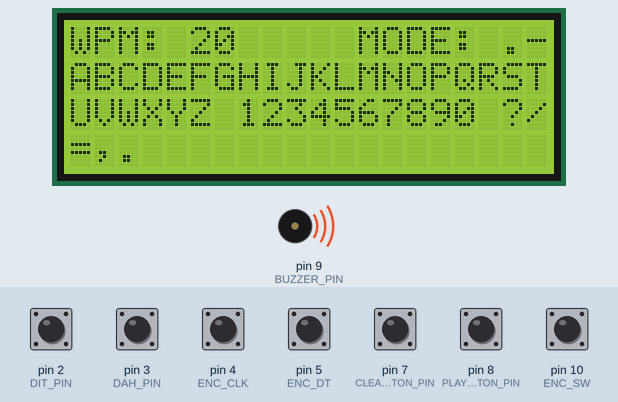
The sketch below on a simulated Arduino Uno, built with avr-gcc and run on an emulated ATmega328P. Shown: 20×4 character LCD, buzzer (waves = sounding, pin HIGH). Inputs (shaded band) come from the test bench; at power-on: pin 2 (DIT_PIN), pin 3 (DAH_PIN), pin 4 (ENC_CLK), pin 5 (ENC_DT), pin 7 (CLEAR_BUTTON_PIN), pin 8 (PLAY_BUTTON_PIN), pin 10 (ENC_SW) HIGH.

Above: at 3.7 s.
3.8 s: pin 2 (DIT_PIN) pulled LOW for 0.15 s
At 4.9 s:
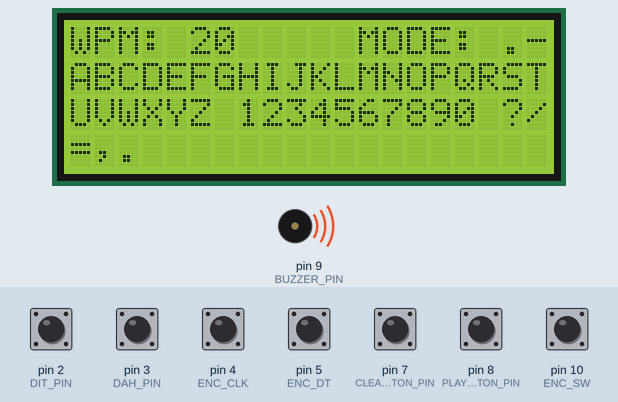
6.7 s: pin 3 (DAH_PIN) pulled LOW for 0.15 s
At 9.3 s:
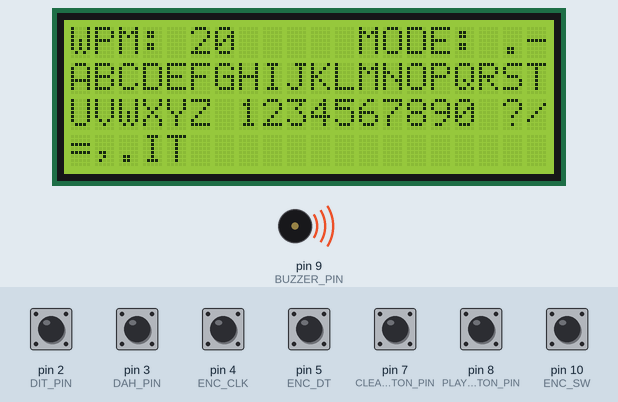
9.6 s: pin 2 (DIT_PIN) pulled LOW for 1 s
At 11.6 s:
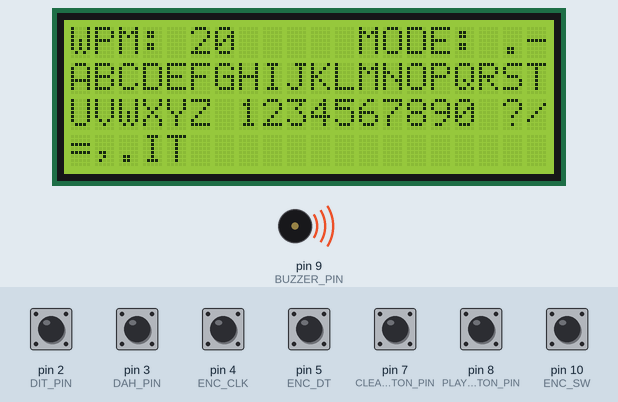
12.1 s: pin 3 (DAH_PIN) pulled LOW for 0.15 s
At 14.7 s:
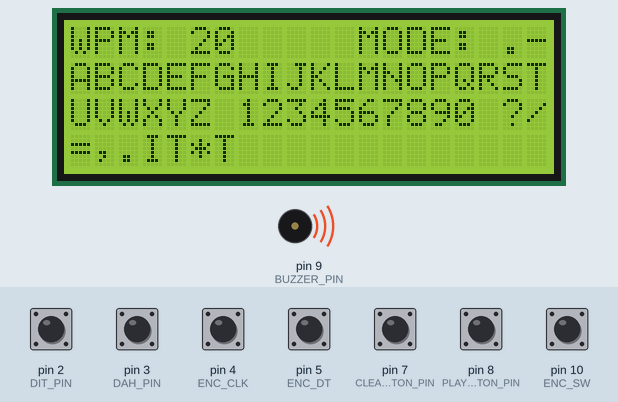
15.0 s: pin 2 (DIT_PIN) pulled LOW for 0.15 s
At 16.1 s:
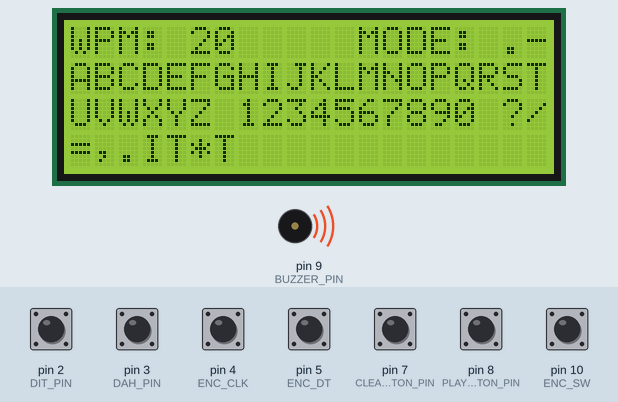
17.9 s: pin 3 (DAH_PIN) pulled LOW for 1 s
At 20.4 s:
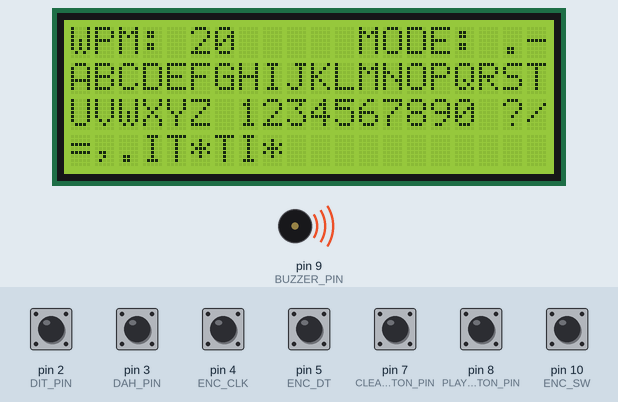
Timing chart, 0 to 21.4 s (numbered marks = the images above; inputs shaded):
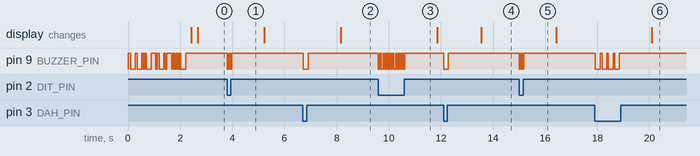

The sketch:

CW_keyer.ino
```cpp
/*
Tempo „PARIS"
Při vysílání Morseovy abecedy v akustické podobě se používají následující pravidla:

základní časovou jednotkou je délka tečky
čárka má stejnou dobu trvání jako tři tečky
zvuková pauza uvnitř značky má stejnou dobu trvání jako jedna tečka
zvuková pauza mezi značkami má stejnou dobu trvání jako jedna čárka
zvuková pauza mezi slovy má stejnou dobu trvání jako sedm teček

Tyto poměry umožňují sluchem zcela spolehlivě rozlišit tečku od čárky i druh akustické pauzy.
Za další, poměr celkové doby trvání vysílání tečky nebo čárky včetně pauzy uvnitř značky je 2:1,
což usnadňuje udržet konstantní rychlost vysílání.

Pro určení rychlosti vysílání se bere jako reference pětipísmenné slovo „PARIS" (celkem 10 teček, 4 čárky, 4 mezery).
Celková doba jeho odvysílání včetně mezery za slovem je tedy 50 základních jednotek (délek teček).
Pokud tedy například hovoříme o tempu vysílání 12 slov za minutu (WPM, words per minute),
odpovídá to právě rychlosti průměrně jednoho písmene (znaku) za sekundu (12*5 = 60 znaků za minutu),
délka tečky je 60/(12*50) = 0,1 sekundy.

*/

#include <LiquidCrystal_I2C.h>
#include <EEPROM.h>

// -------------------------
// Konfigurace
// -------------------------

#define BUZZER_ACTIVE_LOW true  // nastav na false, pokud je buzzer aktivní na HIGH

#define DIT_PIN 2  // pin podporuje "interrupt"
#define DAH_PIN 3  // pin podporuje "interrupt"

#define ENC_CLK 4  // pin podporuje PCINT2 (pin change interrupt 2)
#define ENC_DT 5   // pin podporuje PCINT2 (pin change interrupt 2)
//#define ENC_SW 6   // pin nefunguje, nahrazen pinem 10 !

#define CLEAR_BUTTON_PIN 7
#define PLAY_BUTTON_PIN 8

#define BUZZER_PIN 9

#define ENC_SW 10  // náhrada za pin 6 !

// LCD I2C adresa a velikost
LiquidCrystal_I2C lcd(0x27, 20, 4);
// SDA (data): pin A4
// SCL (clock): pin A5

// EEPROM
const int EEPROM_WPM_ADDR = 0;
const int EEPROM_DIR_ADDR = 1;

// -------------------------
// Morseova tabulka
// -------------------------

// Struktura pro jednu položku morseovky
struct MorseCode {
  char character;
  const char* morse;
};

// Pole s definicemi morseovky
const MorseCode morseTable[] = {
  { 'A', ".-" }, { 'B', "-..." }, { 'C', "-.-." }, { 'D', "-.." },
  { 'E', "." }, { 'F', "..-." }, { 'G', "--." }, { 'H', "...." },
  { 'I', ".." }, { 'J', ".---" }, { 'K', "-.-" }, { 'L', ".-.." },
  { 'M', "--" }, { 'N', "-." }, { 'O', "---" }, { 'P', ".--." },
  { 'Q', "--.-" }, { 'R', ".-." }, { 'S', "..." }, { 'T', "-" },
  { 'U', "..-" }, { 'V', "...-" }, { 'W', ".--" }, { 'X', "-..-" },
  { 'Y', "-.--" }, { 'Z', "--.." }, { '0', "-----" }, { '1', ".----" },
  { '2', "..---" }, { '3', "...--" }, { '4', "....-" }, { '5', "....." },
  { '6', "-...." }, { '7', "--..." }, { '8', "---.." }, { '9', "----." },
  { '?', "..--.." }, { '/', "-..-." }, { '=', "-...-" }, { ',', "--..--" },
  { '.', ".-.-.-" }, { '*', "*" }, { ' ', " " }
};

const int morseTableSize = sizeof(morseTable) / sizeof(morseTable[0]);

// -------------------------
// Globální proměnné
// -------------------------

int wpm = 20;
int lastSavedWPM = 20;
const int minWPM = 5;
const int maxWPM = 60;
unsigned long ditLength = 60;

bool paddleReversed = false;
String currentMorse = "";
unsigned long lastKeyTime = 0;
bool elementPause = false;
unsigned long elementPauseStart = 0;
bool endDecode = true;


volatile bool pinClkState;
volatile bool pinDtState;
bool buttonPressed = false;
unsigned long buttonDownTime = 0;


bool tonePlaying = false;
unsigned long toneDuration = 0;
unsigned long lastToneTime = 0;

unsigned long lastDisplayUpdate = 0;
int lastDisplayedWPM = 0;
bool lastDisplayedPaddleState = false;

String receivedText = "";
String lastReceivedText = "";
String trainigText = "ABCDEFGHIJKLMNOPQRSTUVWXYZ 1234567890 ?/=,.";

// proměnné pro kontrolu přehrávání
volatile bool stopPlayback = false;
bool isPlaying = false;

// proměnné pro non-blocking přehrávání
String playbackText = "";
int playbackIndex = 0;
String currentPlaybackMorse = "";
int currentPlaybackMorseIndex = 0;
unsigned long playbackTimer = 0;
int playedCharCount = 0;  // Nová proměnná pro počítání znaků
enum PlaybackState { IDLE,
                     PLAYING_ELEMENT,
                     ELEMENT_GAP,
                     CHAR_GAP,
                     WORD_GAP,
                     LONG_GAP };
PlaybackState playbackState = IDLE;

// --- Časovače pro kontrolu tlačítek ---
unsigned long lastButtonCheckTime = 0;
unsigned long endDecodeTime = 0;  // Časovač pro endDecode delay

// ISR flagy
volatile bool ditHeld = false;
volatile bool dahHeld = false;


// -------------------------
// Funkce
// -------------------------

// ISR pro paddle

void onDitPressed() {
  ditHeld = true;
}

void onDahPressed() {
  dahHeld = true;
}

// Nová funkce pro nastavení interruptů podle aktuálního paddle mode
void setupPaddleInterrupts() {
  // Nejprve odpojíme všechny interrupty
  detachInterrupt(digitalPinToInterrupt(DIT_PIN));
  detachInterrupt(digitalPinToInterrupt(DAH_PIN));

  // Pak je připojíme podle aktuálního stavu paddleReversed
  if (paddleReversed) {
    attachInterrupt(digitalPinToInterrupt(DIT_PIN), onDahPressed, FALLING);
    attachInterrupt(digitalPinToInterrupt(DAH_PIN), onDitPressed, FALLING);
  } else {
    attachInterrupt(digitalPinToInterrupt(DIT_PIN), onDitPressed, FALLING);
    attachInterrupt(digitalPinToInterrupt(DAH_PIN), onDahPressed, FALLING);
  }
}

// ----------------------------------------------------------

void buzzerOn() {
  digitalWrite(BUZZER_PIN, BUZZER_ACTIVE_LOW ? LOW : HIGH);
}

void buzzerOff() {
  digitalWrite(BUZZER_PIN, BUZZER_ACTIVE_LOW ? HIGH : LOW);
}

void updateDitLength() {
  ditLength = 1200 / wpm;
}

// ------------------------------------------------------------

String charToMorse(char c) {
  c = toupper(c);

  for (int i = 0; i < morseTableSize; i++) {
    if (morseTable[i].character == c) {
      return morseTable[i].morse;
    }
  }
  return "";  // neznámý znak
}


char decodeMorse(String morse) {
  for (int i = 0; i < morseTableSize; i++) {
    if (morse == morseTable[i].morse) {
      return morseTable[i].character;
    }
  }
  return '*';  // neznámý znak
}

// ------------------------------------------------------------

void updateEncoderDisplay() {
  // 1. řádek: WPM a MODE pevně zarovnané
  lcd.setCursor(0, 0);  // sloupec 0, řádek 0
  lcd.print("WPM: ");
  lcd.print(wpm);
  lcd.print("        ");  // pro smazání zbytku

  lcd.setCursor(12, 0);  // pevná pozice MODE
  lcd.print("MODE: ");
  lcd.print(paddleReversed ? "-." : ".-");
}

// ------------------------------------------------------------

void togglePaddleDirection() {
  paddleReversed = !paddleReversed;
  EEPROM.write(EEPROM_DIR_ADDR, paddleReversed ? 1 : 0);

  // DŮLEŽITÉ: Přenastavit interrupty po změně paddle mode
  setupPaddleInterrupts();

  // Vyčistit současný morse kód, aby se předešlo nekonzistenci
  currentMorse = "";

  // přehraje .- nebo -.
  buzzerOn();
  delay(paddleReversed ? ditLength * 3 : ditLength);
  buzzerOff();
  delay(ditLength);
  buzzerOn();
  delay(paddleReversed ? ditLength : ditLength * 3);
  buzzerOff();
}

// ------------------------------------------------------------

void handleEncoderButton() {
  if (digitalRead(ENC_SW) == LOW) {
    if (!buttonPressed) {
      buttonPressed = true;
      buttonDownTime = millis();

      // změna MODE a uložení do EEPROM
    } else if (millis() - buttonDownTime > 1500) {
      togglePaddleDirection();
      while (digitalRead(ENC_SW) == LOW)
        ;
      buttonPressed = false;
    }

    // změna WPM a uložení do EEPROM
  } else if (buttonPressed) {  // změna WPM
    EEPROM.write(EEPROM_WPM_ADDR, wpm);
    lastSavedWPM = wpm;
    buttonPressed = false;
  }
}

// ------------------------------------------------------------

void updateLCDText() {
  // Vymaž řádky 1–3
  for (int row = 1; row <= 3; row++) {
    lcd.setCursor(0, row);
    lcd.print("                    ");
  }

  // rozdělení na 3 řádky po 20 znacích
  int maxLines = 3;       // řádky 2, 3, 4
  int charsPerLine = 20;  // znaků na řádek
  int maxChars = maxLines * charsPerLine;

  String displayText = receivedText;
  if (displayText.length() > maxChars) {
    // oříznout na posledních 60 znaků
    displayText = displayText.substring(displayText.length() - maxChars);
  }

  // doplnit do násobku 20 mezerami, aby každý řádek měl 20 znaků
  while (displayText.length() % charsPerLine != 0) {
    displayText += " ";
  }

  int totalLines = displayText.length() / charsPerLine;

  // vypisovat od řádku 2 (index 1), pak 3 (2), pak 4 (3)
  for (int i = 0; i < totalLines; i++) {
    int lcdRow = 1 + i;     // LCD řádky: 1 = řádek 2, 2 = řádek 3, 3 = řádek 4
    if (lcdRow > 3) break;  // nepřekročit řádek 4
    int startIdx = i * charsPerLine;
    String lineText = displayText.substring(startIdx, startIdx + charsPerLine);
    lcd.setCursor(0, lcdRow);
    lcd.print(lineText);
  }
}

// ------------------------------------------------------------

void startPlayback() {
  String toPlay = receivedText;
  if (toPlay.length() > 60)
    toPlay = toPlay.substring(toPlay.length() - 60);

  playbackText = toPlay;
  playbackIndex = 0;
  currentPlaybackMorse = "";
  currentPlaybackMorseIndex = 0;
  playbackState = IDLE;
  playedCharCount = 0;  // Reset počítadla znaků
  stopPlayback = false;
  isPlaying = true;
  playbackTimer = millis();
}

void stopPlaybackNow() {
  stopPlayback = true;
  isPlaying = false;
  playbackState = IDLE;
  buzzerOff();
}

// ------------------------------------------------------------

void handlePlayback() {
  if (!isPlaying || stopPlayback) {
    if (isPlaying) {
      buzzerOff();
      isPlaying = false;
      playbackState = IDLE;
    }
    return;
  }

  unsigned long now = millis();

  switch (playbackState) {
    case IDLE:
      if (playbackIndex >= playbackText.length()) {
        // Konec přehrávání
        isPlaying = false;
        buzzerOff();
        return;
      }

      // Získej morse kód pro aktuální znak
      currentPlaybackMorse = charToMorse(playbackText[playbackIndex]);
      currentPlaybackMorseIndex = 0;

      if (currentPlaybackMorse == " ") {
        // Mezera mezi slovy
        playbackState = WORD_GAP;
        playbackTimer = now;
      } else if (currentPlaybackMorse == "*") {
        // Speciální dlouhá pauza (10 ditLength)
        buzzerOff();
        playbackTimer = now;
        playbackState = PLAYING_ELEMENT;
        currentPlaybackMorseIndex = 0;  // Označíme jako první (a jediný) element
      } else if (currentPlaybackMorse == "") {
        // Neznámý znak, přeskočit
        playbackIndex++;
        // Zůstat v IDLE pro další znak
      } else {
        // Začni přehrávat první element znaku
        buzzerOn();
        playbackTimer = now;
        playbackState = PLAYING_ELEMENT;
      }
      break;

    case PLAYING_ELEMENT:
      {
        unsigned long elementDuration;

        if (currentPlaybackMorse == "*") {
          // Speciální dlouhá pauza pro znak *
          elementDuration = ditLength * 10;
        } else {
          // Normální elementy
          char element = currentPlaybackMorse[currentPlaybackMorseIndex];
          elementDuration = (element == '.') ? ditLength : (ditLength * 3);
        }

        if (now - playbackTimer >= elementDuration) {
          buzzerOff();
          playbackTimer = now;
          currentPlaybackMorseIndex++;

          if (currentPlaybackMorse == "*" || currentPlaybackMorseIndex >= currentPlaybackMorse.length()) {
            // Dokončen celý znak (včetně speciálního znaku *)
            playedCharCount++;  // Zvýšit počítadlo dokončených znaků

            // Kontrola, zda je čas na dlouhou mezeru (po každém 5. znaku)
            if (playedCharCount % 5 == 0) {
              playbackState = LONG_GAP;
            } else {
              playbackState = CHAR_GAP;
            }
          } else {
            // Mezera mezi elementy
            playbackState = ELEMENT_GAP;
          }
        }
      }
      break;

    case ELEMENT_GAP:
      if (now - playbackTimer >= ditLength) {
        // Začni hrát další element
        buzzerOn();
        playbackTimer = now;
        playbackState = PLAYING_ELEMENT;
      }
      break;

    case CHAR_GAP:
      if (now - playbackTimer >= (ditLength * 3)) {  // Opraveno: mezera mezi znaky je 3*ditLength
        playbackIndex++;
        playbackState = IDLE;
      }
      break;

    case WORD_GAP:
      if (now - playbackTimer >= (ditLength * 7)) {  // Opraveno: mezera mezi slovy je 7*ditLength
        playbackIndex++;
        playbackState = IDLE;
      }
      break;

    case LONG_GAP:
      // Dlouhá mezera po každém 5. znaku (7 * ditLength)
      if (now - playbackTimer >= (ditLength * 7)) {  // Opraveno: bylo 10, teď 7
        playbackIndex++;
        playbackState = IDLE;
      }
      break;
  }
}

// ------------------------------------------------------------

void playCustomSequence() {
  int originalWPM = wpm;

  // Můžete zde zadat libovolnou zprávu
  receivedText = "QRV";
  wpm = 20;  // rychlost
  updateDitLength();
  startPlayback();
}

//-----------------------------------------------------------------------

ISR(PCINT2_vect) {
  bool newPinClkState = PIND & (1 << PIND4);
  bool newPinDtState = PIND & (1 << PIND5);

  if (newPinClkState != pinClkState) {
    if (newPinClkState) {  // náběžná hrana
      if (newPinDtState != newPinClkState) {
        if (wpm < maxWPM) wpm++;
      } else {
        if (wpm > minWPM) wpm--;
      }
      updateDitLength();
    }
  }

  pinClkState = newPinClkState;
  pinDtState = newPinDtState;
}


// -------------------------
// Setup
// -------------------------

void setup() {

  // Serial.begin(9600); // do setup()

  pinMode(DIT_PIN, INPUT_PULLUP);
  pinMode(DAH_PIN, INPUT_PULLUP);
  pinMode(BUZZER_PIN, OUTPUT);

  pinMode(ENC_SW, INPUT_PULLUP);
  pinMode(ENC_CLK, INPUT_PULLUP);
  pinMode(ENC_DT, INPUT_PULLUP);

  pinMode(CLEAR_BUTTON_PIN, INPUT_PULLUP);
  pinMode(PLAY_BUTTON_PIN, INPUT_PULLUP);

  buzzerOff();

  lcd.init();
  lcd.backlight();

  // Nastavení interruptů pro encoder
  pinClkState = digitalRead(ENC_CLK);
  pinDtState = digitalRead(ENC_DT);
  // Povolit PCI pro PCINT2 (piny 0-7 portu D)
  PCICR |= (1 << PCIE2);
  // Povolit PCI jen pro piny ENC_CLK a ENC_DT (PCINT20 a PCINT21)
  PCMSK2 |= (1 << PCINT20) | (1 << PCINT21);
  sei();  // Globální povolení přerušení

  // Načtení hodnot z EEPROM
  int storedWPM = EEPROM.read(EEPROM_WPM_ADDR);
  if (storedWPM >= minWPM && storedWPM <= maxWPM) {
    wpm = storedWPM;
  }

  byte storedDir = EEPROM.read(EEPROM_DIR_ADDR);
  paddleReversed = (storedDir == 1);

  // Nastavení interruptů pro dit a dah podle načteného stavu
  setupPaddleInterrupts();

  lastSavedWPM = wpm;
  updateDitLength();

  // info "boot" screen
  lcd.clear();

  lcd.setCursor(3, 0);  // 4 sloupec, 1 řádek
  lcd.print("CW Paddle Key");

  lcd.setCursor(2, 1);  // 5 sloupec, 2 řádek
  lcd.print("Morse - training");

  lcd.setCursor(0, 2);  // 1 sloupec, 3 řádek
  lcd.print("");

  lcd.setCursor(4, 3);  // 5 sloupec, 4 řádek
  lcd.print("2025-OK1MFG");

  // Spusť přehrávání sekvence
  playCustomSequence();

  // Čekej až se přehrávání dokončí
  while (isPlaying) {
    handlePlayback();   // Zpracovává přehrávání
    delay(1);           // Malá pauza pro stability
    receivedText = "";  // smaže zprávu
  }

  // vrátí původní WPM
  wpm = lastSavedWPM;
  updateDitLength();
  lcd.clear();

  updateEncoderDisplay(); // Zobraz první řádek

  // nastaví úvodní text
  receivedText = trainigText;
  updateLCDText();
}


// -------------------------
// loop
// -------------------------

void loop() {
  unsigned long now = millis();


  if (!isPlaying) {
    // Pokud není tón a není pauza, můžeme hrát nový element
    if (!tonePlaying && !elementPause) {
      if (ditHeld) {
        buzzerOn();
        toneDuration = ditLength;
        tonePlaying = true;
        lastToneTime = now;
        currentMorse += ".";
        lastKeyTime = now;
      } else if (dahHeld) {
        buzzerOn();
        toneDuration = ditLength * 3;
        tonePlaying = true;
        lastToneTime = now;
        currentMorse += "-";
        lastKeyTime = now;
      }
    }

    // Konec tónu → začít pauzu
    else if (tonePlaying && (now - lastToneTime >= toneDuration)) {
      buzzerOff();
      tonePlaying = false;
      elementPause = true;
      elementPauseStart = now;
    }

    // Konec pauzy → připraven na nový element
    else if (elementPause && (now - elementPauseStart >= ditLength)) {
      elementPause = false;
      lastKeyTime = now;
      endDecode = false;
      endDecodeTime = 0;  // Reset časovače
    }

    // Detekce konce znaku  →  mezera mezi znaky je minimálně ditLength * 1
    if (!tonePlaying && !elementPause && currentMorse.length() > 0 && (now - lastKeyTime > ditLength * 0.8 ) ) {
      char decoded = decodeMorse(currentMorse);
      receivedText += decoded;
      if (receivedText.length() > 60) {
        receivedText = receivedText.substring(receivedText.length() - 60);
      }
      currentMorse = "";
      endDecode = true;
      endDecodeTime = now;  // Uložit čas kdy byl nastaven endDecode
    }


  }

  // Detekce uvolnění tlačítek (v hlavní smyčce)
  ditHeld = digitalRead(paddleReversed ? DAH_PIN : DIT_PIN) == LOW;
  dahHeld = digitalRead(paddleReversed ? DIT_PIN : DAH_PIN) == LOW;

 // ------------------------------------------------------------------


  // Podmínka s 1 sekundovým zpožděním po endDecode
  if (endDecode && (now - endDecodeTime >= 1000)) {

   // obnoví LCD tex jen pokud se zmnění
   if (receivedText != lastReceivedText) {
      updateLCDText();
      lastReceivedText = receivedText;
      }


    handleEncoderButton();
    handlePlayback();  // Zpracování přehrávání (non-blocking)

    // -------------------------------------------------------------

    // Update Encoder display
    if (wpm != lastDisplayedWPM || paddleReversed != lastDisplayedPaddleState || now - lastDisplayUpdate > 200) {  // max každých 200ms
      updateEncoderDisplay();
      lastDisplayUpdate = now;
      lastDisplayedWPM = wpm;
      lastDisplayedPaddleState = paddleReversed;
    }

    // -------------------------------------------------------------

    // Kontrola tlačítek
    if (now - lastButtonCheckTime >= 100) {  // max každých 100 ms
      lastButtonCheckTime = now;

      // === Kontrola tlačítka CLEAR / RESET ===
      if (digitalRead(CLEAR_BUTTON_PIN) == LOW) {
        delay(50);  // debounce
        if (digitalRead(CLEAR_BUTTON_PIN) == LOW) {
          unsigned long pressStartTime = millis();
          bool longPressDetected = false;

          // Čekáme, dokud je tlačítko stisknuto a měříme čas
          while (digitalRead(CLEAR_BUTTON_PIN) == LOW) {
            delay(10);

            // dlouhé stisknutí > 1,5 s
            if (millis() - pressStartTime > 1500 && !longPressDetected) {
              longPressDetected = true;

              // Zobrazit zprávu o restartu
              lcd.clear();
              lcd.setCursor(0, 0);
              lcd.print("RESTART...");
              delay(1000);

              // Reset MCU
              asm volatile("jmp 0");  // Pro Arduino Uno/Nano
            }
          }

          // Pokud nebylo dlouhé stisknutí, provedeme normální vymazání
          if (!longPressDetected) {
            currentMorse = "";
            receivedText = "";
            for (int row = 1; row <= 3; row++) {
              lcd.setCursor(0, row);
              lcd.print("                    ");
            }
          }
        }
      }

      // === Kontrola tlačítka PLAY/STOP ===
      static bool lastPlayButtonState = HIGH;
      bool currentPlayButtonState = digitalRead(PLAY_BUTTON_PIN);

      if (lastPlayButtonState == HIGH && currentPlayButtonState == LOW) {
        delay(50);  // debounce
        if (digitalRead(PLAY_BUTTON_PIN) == LOW) {
          if (isPlaying) {
            stopPlaybackNow();
          } else {
            if (receivedText.length() > 0) {
              startPlayback();
            }
          }
        }
      }

      lastPlayButtonState = currentPlayButtonState;
    }
  }
}
```

Measured:
- after the input at 3.8 s, pin 9 (BUZZER_PIN): alternates HIGH for 0.06 s and LOW for 0.06 s, 4 changes in all, then stays HIGH, starting at once
- after the input at 6.7 s, pin 9 (BUZZER_PIN): HIGH → LOW at once, → HIGH 0.20 s later; the display: changes after 1.5 s (image 2)
- after the input at 9.6 s, pin 9 (BUZZER_PIN): alternates HIGH for 0.06 s and LOW for 0.06 s, 18 changes in all, then stays HIGH, starting at once
- after the input at 12.1 s, pin 9 (BUZZER_PIN): HIGH → LOW at once, → HIGH 0.18 s later; the display: changes after 1.4 s (image 4)
- after the input at 15.0 s, pin 9 (BUZZER_PIN): alternates HIGH for 0.06 s and LOW for 0.06 s, 4 changes in all, then stays HIGH, starting at once
- after the input at 17.9 s, pin 9 (BUZZER_PIN): alternates HIGH for 0.06 s and LOW for 0.18 s, 8 changes in all, then stays HIGH, starting at once; the display: changes after 2.2 s (image 6)
